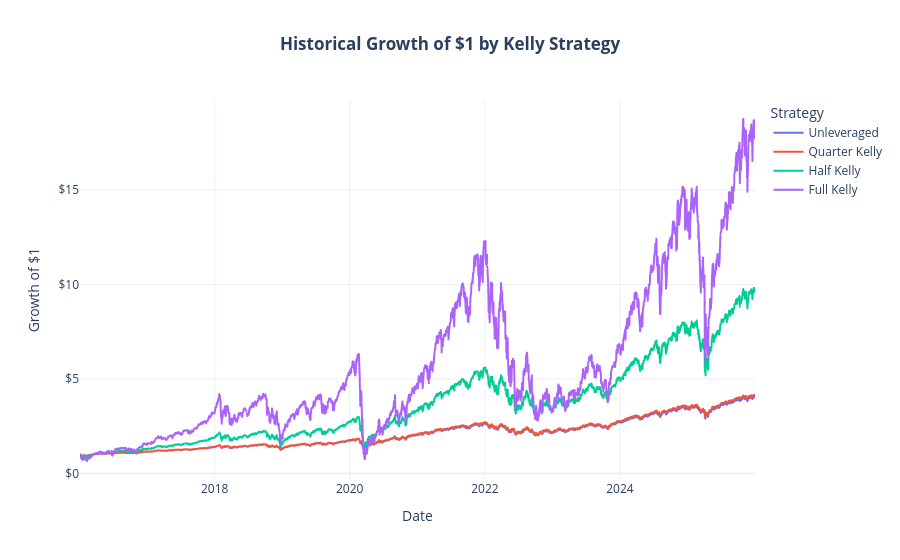

Write notebook code for a chart like this one.
### Code cell
# Calculate the historical growth of one dollar
cumulative_wealth = (1 + strategy_returns).cumprod()

initial_wealth = pd.DataFrame(
    [np.ones(len(cumulative_wealth.columns))],
    index=[adj_prices.index[0]],
    columns=cumulative_wealth.columns
)

cumulative_wealth = pd.concat([initial_wealth, cumulative_wealth])

cumulative_wealth_long = (
    cumulative_wealth
    .rename_axis("Date")
    .reset_index()
    .melt(id_vars="Date", var_name="Strategy", value_name="Growth of $1")
)

fig = px.line(
    cumulative_wealth_long,
    x="Date",
    y="Growth of $1",
    color="Strategy",
    title="<b>Historical Growth of $1 by Kelly Strategy</b>"
)

fig.update_traces(
    hovertemplate=(
        "<b>%{fullData.name}</b><br>"
        "Date: %{x|%Y-%m-%d}<br>"
        "Value: $%{y:.2f}"
        "<extra></extra>"
    )
)

fig.update_layout(
    template="plotly_white",
    title_x=0.5,
    hovermode="x unified",
    yaxis_tickprefix="$"
)

fig.show()

### Figure 1 — Plotly figure (JSON) as saved in the notebook; plotly's stock layout.template omitted (floating-point values rounded to 4 significant figures; data arrays with more than 128 entries replaced by an {"elided": "..."} marker saying what was removed)
{"data": [{"hovertemplate": "<b>%{fullData.name}</b><br>Date: %{x|%Y-%m-%d}<br>Value: $%{y:.2f}<extra></extra>", "legendgroup": "Unleveraged", "line": {"color": "#636efa", "dash": "solid"}, "marker": {"symbol": "circle"}, "mode": "lines", "name": "Unleveraged", "showlegend": true, "type": "scattergl", "x": {"elided": "2514 str values"}, "xaxis": "x", "y": {"elided": "2514 float values"}, "yaxis": "y"}, {"hovertemplate": "<b>%{fullData.name}</b><br>Date: %{x|%Y-%m-%d}<br>Value: $%{y:.2f}<extra></extra>", "legendgroup": "Quarter Kelly", "line": {"color": "#EF553B", "dash": "solid"}, "marker": {"symbol": "circle"}, "mode": "lines", "name": "Quarter Kelly", "showlegend": true, "type": "scattergl", "x": {"elided": "2514 str values"}, "xaxis": "x", "y": {"elided": "2514 float values"}, "yaxis": "y"}, {"hovertemplate": "<b>%{fullData.name}</b><br>Date: %{x|%Y-%m-%d}<br>Value: $%{y:.2f}<extra></extra>", "legendgroup": "Half Kelly", "line": {"color": "#00cc96", "dash": "solid"}, "marker": {"symbol": "circle"}, "mode": "lines", "name": "Half Kelly", "showlegend": true, "type": "scattergl", "x": {"elided": "2514 str values"}, "xaxis": "x", "y": {"elided": "2514 float values"}, "yaxis": "y"}, {"hovertemplate": "<b>%{fullData.name}</b><br>Date: %{x|%Y-%m-%d}<br>Value: $%{y:.2f}<extra></extra>", "legendgroup": "Full Kelly", "line": {"color": "#ab63fa", "dash": "solid"}, "marker": {"symbol": "circle"}, "mode": "lines", "name": "Full Kelly", "showlegend": true, "type": "scattergl", "x": {"elided": "2514 str values"}, "xaxis": "x", "y": {"elided": "2514 float values"}, "yaxis": "y"}], "layout": {"hovermode": "x unified", "legend": {"title": {"text": "Strategy"}, "tracegroupgap": 0}, "title": {"text": "<b>Historical Growth of $1 by Kelly Strategy</b>", "x": 0.5}, "xaxis": {"anchor": "y", "domain": [0, 1], "title": {"text": "Date"}}, "yaxis": {"anchor": "x", "domain": [0, 1], "tickprefix": "$", "title": {"text": "Growth of $1"}}}}
